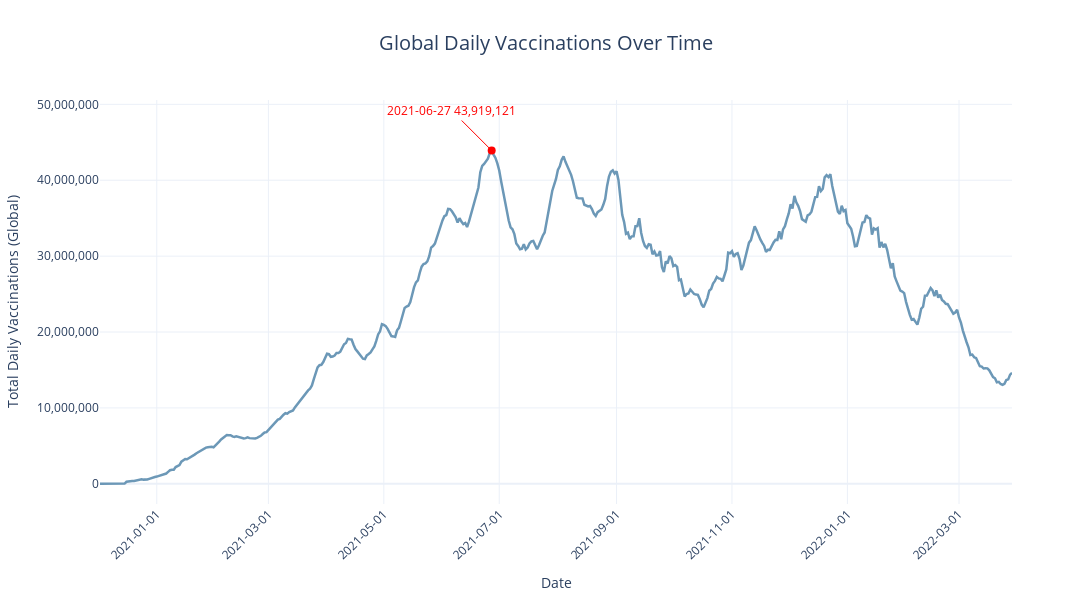

Source (notebook cell):
### Markdown cell above
---
### 4.3 Global Daily Vaccinations Over Time

### Code cell
# Custom color for the charts
color = 'rgb(108, 152, 183)'

# Calculate the sum of daily vaccinations globally for each date
global_daily_vaccinations = df.groupby('Date')['Daily Vaccinations'].sum()

# Find the date with the maximum daily vaccinations
max_vaccinations_date = global_daily_vaccinations.idxmax()

# Format the maximum daily vaccinations with thousand separators
max_vaccinations = f"{global_daily_vaccinations.max():,}".split('.')[0]

# Create a plot with daily vaccinations over time
fig = go.Figure(go.Scatter(
    x=global_daily_vaccinations.index, 
    y=global_daily_vaccinations.values,
    mode='lines', 
    line={
        'color': color, 
        'width': 2.5
    }
))

# Add annotation for the maximum daily vaccinations date
fig.add_annotation(
    x=max_vaccinations_date, 
    y=global_daily_vaccinations.max(),
    text=f'{max_vaccinations_date.strftime("%Y-%m-%d")}\n{max_vaccinations}',
    showarrow=True, 
    arrowhead=0, 
    arrowsize=1, 
    arrowwidth=1,
    arrowcolor='red', 
    font={
        'color': 'red'
    },
    ax=-40, 
    ay=-40
)

# Add a marker for the maximum daily vaccinations
fig.add_trace(go.Scatter(
    x=[max_vaccinations_date], 
    y=[global_daily_vaccinations.max()],
    mode='markers', 
    marker={
        'color': 'red', 
        'size': 8
    }
))

# Update layout of the plot
fig.update_layout(
    title={
        'text': 'Global Daily Vaccinations Over Time',
        'x': 0.5,  # Center the title horizontally
        'xanchor': 'center',  # Ensure the centering is based on the middle of the text
        'font': {
            'size': 20 # Title font size
        }  
    },
    xaxis={
        'title': 'Date',
        'title_font_size': 14,  # X-axis title font size
        'tickfont_size': 12,  # X-axis tick font size
        'tickformat': '%Y-%m-%d',
        'tickmode': 'auto',
        'tickangle': -45
    },
    yaxis={
        'title': 'Total Daily Vaccinations (Global)',
        'title_font_size': 14,  # Y-axis title font size
        'tickfont_size': 12,  # Y-axis tick font size
        'tickformat': ','
    },
    template='plotly_white',
    height=600,
    width=1200,
    showlegend=False
)

# Show the plot
fig.show()

### Figure 1 — Plotly figure (JSON) as saved in the notebook; plotly's stock layout.template omitted (floating-point values rounded to 4 significant figures; data arrays with more than 128 entries replaced by an {"elided": "..."} marker saying what was removed)
{"data": [{"line": {"color": "rgb(108, 152, 183)", "width": 2.5}, "mode": "lines", "type": "scatter", "x": {"elided": "483 str values"}, "y": {"elided": "483 float values"}}, {"marker": {"color": "red", "size": 8}, "mode": "markers", "type": "scatter", "x": ["2021-06-27T00:00:00"], "y": [43919121]}], "layout": {"annotations": [{"arrowcolor": "red", "arrowhead": 0, "arrowsize": 1, "arrowwidth": 1, "ax": -40, "ay": -40, "font": {"color": "red"}, "showarrow": true, "text": "2021-06-27\n43,919,121", "x": "2021-06-27T00:00:00", "y": 43919121}], "height": 600, "showlegend": false, "title": {"font": {"size": 20}, "text": "Global Daily Vaccinations Over Time", "x": 0.5, "xanchor": "center"}, "width": 1200, "xaxis": {"tickangle": -45, "tickfont": {"size": 12}, "tickformat": "%Y-%m-%d", "tickmode": "auto", "title": {"font": {"size": 14}, "text": "Date"}}, "yaxis": {"tickfont": {"size": 12}, "tickformat": ",", "title": {"font": {"size": 14}, "text": "Total Daily Vaccinations (Global)"}}}}
